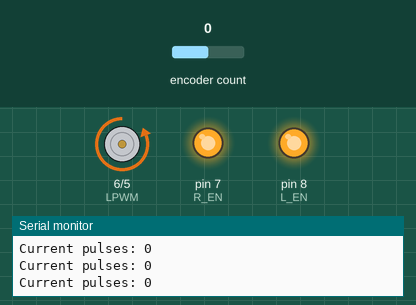
Recording of a sketch running on a simulated Arduino Uno, built with avr-gcc and run on an emulated ATmega328P. On the bench: motor-driver pin pairs drawn as motors (green arrow = first pin HIGH = forward, orange = second pin HIGH = backward, longer = more drive), output pins drawn as LEDs (lit = HIGH), the last lines printed to the serial monitor. The test bench sets the inputs (shaded band); at power-on: encoder count 0.

Above: at 30.0 s.
At 62.5 s:
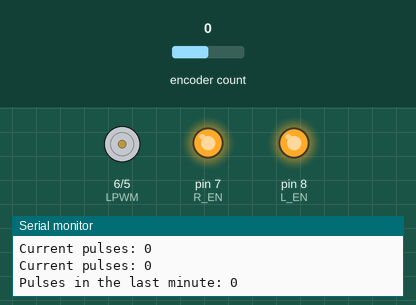
Timing chart, 0 to 84.5 s (numbered marks = the images above):
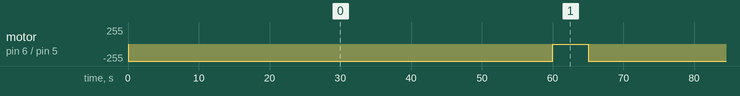

Measured:
- by itself, motor on pin 6 (LPWM) / pin 5 (RPWM): alternates backward 255/255 for 60.0 s and stopped for 5.0 s

The sketch:

get_num_of_puls_from_encode.ino
```cpp
#include <Encoder.h>

#define ENCODER_A 2
#define ENCODER_B 3

#define RPWM 5      // Right PWM pin
#define LPWM 6      // Left PWM pin
#define R_EN 7      // Right enable pin
#define L_EN 8      // Left enable pin

Encoder motorEncoder(ENCODER_A, ENCODER_B);

void setup() {
  // Motor driver pin setup
  pinMode(RPWM, OUTPUT);
  pinMode(LPWM, OUTPUT);
  pinMode(R_EN, OUTPUT);
  pinMode(L_EN, OUTPUT);

  // Enable motor driver
  digitalWrite(R_EN, HIGH);
  digitalWrite(L_EN, HIGH);

  Serial.begin(9600); // Initialize serial communication

  // Initialize encoder position to 0
  motorEncoder.write(0);

  Serial.println("Setup complete. Motor will start rotating...");
}

void loop() {
  // Start the motor
  int motorSpeed = 255; // Speed value between 0 and 255
  setMotorSpeed(motorSpeed, true); // True for forward, false for reverse

  long startTime = millis();
  long pulseCount = 0;

  // Run the motor for 1 minute
  while (millis() - startTime < 60000) {
    pulseCount = motorEncoder.read();
    // Print the current pulse count every second for debugging
    if ((millis() - startTime) % 1000 == 0) {
      Serial.print("Current pulses: ");
      Serial.println(pulseCount);
    }
  }

  // Stop the motor
  setMotorSpeed(0, true);

  // Final pulse count after 1 minute
  pulseCount = motorEncoder.read();
  Serial.print("Pulses in the last minute: ");
  Serial.println(pulseCount);

  // Reset the encoder count
  motorEncoder.write(0);

  delay(5000); // Delay before next measurement (adjust as needed)
}

void setMotorSpeed(int speed, bool forward) {
  if (forward) {
    analogWrite(RPWM, speed);
    analogWrite(LPWM, 0);
  } else {
    analogWrite(RPWM, 0);
    analogWrite(LPWM, speed);
  }
}
```
